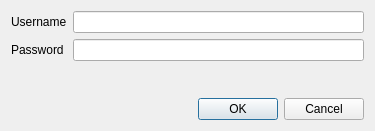
<?xml version="1.0" encoding="UTF-8"?>
<ui version="4.0">
 <class>LoginDialog</class>
 <widget class="QDialog" name="LoginDialog">
  <property name="windowModality">
   <enum>Qt::ApplicationModal</enum>
  </property>
  <property name="geometry">
   <rect>
    <x>0</x>
    <y>0</y>
    <width>375</width>
    <height>131</height>
   </rect>
  </property>
  <property name="windowTitle">
   <string>Enter username and password</string>
  </property>
  <property name="modal">
   <bool>true</bool>
  </property>
  <layout class="QVBoxLayout" name="verticalLayout">
   <item>
    <layout class="QGridLayout" name="gridLayout">
     <item row="0" column="0">
      <widget class="QLabel" name="usernameLabel">
       <property name="text">
        <string>Username</string>
       </property>
      </widget>
     </item>
     <item row="0" column="1">
      <widget class="QLineEdit" name="usernameEdit"/>
     </item>
     <item row="1" column="0">
      <widget class="QLabel" name="passwordLabel">
       <property name="text">
        <string>Password</string>
       </property>
      </widget>
     </item>
     <item row="1" column="1">
      <widget class="QLineEdit" name="passwordEdit">
       <property name="echoMode">
        <enum>QLineEdit::Password</enum>
       </property>
      </widget>
     </item>
    </layout>
   </item>
   <item>
    <spacer name="verticalSpacer">
     <property name="orientation">
      <enum>Qt::Vertical</enum>
     </property>
     <property name="sizeHint" stdset="0">
      <size>
       <width>20</width>
       <height>40</height>
      </size>
     </property>
    </spacer>
   </item>
   <item>
    <widget class="QDialogButtonBox" name="buttonBox">
     <property name="orientation">
      <enum>Qt::Horizontal</enum>
     </property>
     <property name="standardButtons">
      <set>QDialogButtonBox::Cancel|QDialogButtonBox::Ok</set>
     </property>
    </widget>
   </item>
  </layout>
 </widget>
 <tabstops>
  <tabstop>usernameEdit</tabstop>
  <tabstop>passwordEdit</tabstop>
  <tabstop>buttonBox</tabstop>
 </tabstops>
 <resources/>
 <connections>
  <connection>
   <sender>buttonBox</sender>
   <signal>accepted()</signal>
   <receiver>LoginDialog</receiver>
   <slot>accept()</slot>
   <hints>
    <hint type="sourcelabel">
     <x>248</x>
     <y>254</y>
    </hint>
    <hint type="destinationlabel">
     <x>157</x>
     <y>274</y>
    </hint>
   </hints>
  </connection>
  <connection>
   <sender>buttonBox</sender>
   <signal>rejected()</signal>
   <receiver>LoginDialog</receiver>
   <slot>reject()</slot>
   <hints>
    <hint type="sourcelabel">
     <x>316</x>
     <y>260</y>
    </hint>
    <hint type="destinationlabel">
     <x>286</x>
     <y>274</y>
    </hint>
   </hints>
  </connection>
 </connections>
</ui>
